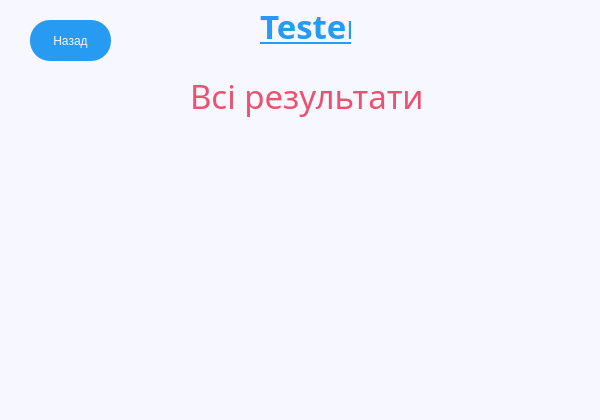
<?xml version="1.0" encoding="UTF-8"?>
<ui version="4.0">
 <class>UserResults</class>
 <widget class="QWidget" name="UserResults">
  <property name="geometry">
   <rect>
    <x>0</x>
    <y>0</y>
    <width>600</width>
    <height>420</height>
   </rect>
  </property>
  <property name="windowTitle">
   <string>UserResults</string>
  </property>
  <property name="styleSheet">
   <string notr="true">background-color: #f7f7ff;</string>
  </property>
  <widget class="QLabel" name="lblMainName">
   <property name="geometry">
    <rect>
     <x>190</x>
     <y>70</y>
     <width>381</width>
     <height>51</height>
    </rect>
   </property>
   <property name="font">
    <font>
     <family>Ubuntu Condensed</family>
     <pointsize>25</pointsize>
     <weight>50</weight>
     <italic>false</italic>
     <bold>false</bold>
     <underline>false</underline>
    </font>
   </property>
   <property name="styleSheet">
    <string notr="true">color: #ea526f;</string>
   </property>
   <property name="text">
    <string>Всі результати</string>
   </property>
  </widget>
  <widget class="QWidget" name="verticalLayoutWidget">
   <property name="geometry">
    <rect>
     <x>160</x>
     <y>130</y>
     <width>391</width>
     <height>261</height>
    </rect>
   </property>
   <layout class="QVBoxLayout" name="vlTest"/>
  </widget>
  <widget class="QLabel" name="lblMainName_2">
   <property name="geometry">
    <rect>
     <x>260</x>
     <y>0</y>
     <width>91</width>
     <height>51</height>
    </rect>
   </property>
   <property name="font">
    <font>
     <family>Ubuntu Condensed</family>
     <pointsize>25</pointsize>
     <weight>75</weight>
     <italic>false</italic>
     <bold>true</bold>
     <underline>true</underline>
    </font>
   </property>
   <property name="styleSheet">
    <string notr="true">color: #279af1;</string>
   </property>
   <property name="text">
    <string>Tester</string>
   </property>
  </widget>
  <widget class="QPushButton" name="btnBack">
   <property name="geometry">
    <rect>
     <x>30</x>
     <y>20</y>
     <width>81</width>
     <height>41</height>
    </rect>
   </property>
   <property name="cursor">
    <cursorShape>PointingHandCursor</cursorShape>
   </property>
   <property name="styleSheet">
    <string notr="true">QPushButton
{
	background-color: #279AF1;
	border-radius: 20px;
	padding: 4px;
	color: #f7f7ff;
}
QPushButton:hover
 { 
	background-color: #23B5D3;
}</string>
   </property>
   <property name="text">
    <string>Назад</string>
   </property>
  </widget>
 </widget>
 <resources/>
 <connections/>
</ui>
